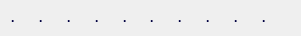
   <widget class="QWidget" name="gridLayoutWidget_3">
    <property name="geometry">
     <rect>
      <x>55</x>
      <y>56</y>
      <width>301</width>
      <height>31</height>
     </rect>
    </property>
    <layout class="QGridLayout" name="gridLayout_3">
     <property name="spacing">
      <number>0</number>
     </property>
     <item row="0" column="7">
      <widget class="QLabel" name="dot_2">
       <property name="styleSheet">
        <string notr="true">QLabel {
	font: 16pt &quot;MS Shell Dlg 2&quot;;
	font-weight: bold;
    color: #000040;
    border: 0px solid #000000;
}
</string>
       </property>
       <property name="text">
        <string>.</string>
       </property>
      </widget>
     </item>
     <item row="0" column="4">
      <widget class="QLabel" name="dot_5">
       <property name="styleSheet">
        <string notr="true">QLabel {
	font: 16pt &quot;MS Shell Dlg 2&quot;;
	font-weight: bold;
    color: #000040;
    border: 0px solid #000000;
}
</string>
       </property>
       <property name="text">
        <string>.</string>
       </property>
      </widget>
     </item>
     <item row="0" column="5">
      <widget class="QLabel" name="dot_4">
       <property name="styleSheet">
        <string notr="true">QLabel {
	font: 16pt &quot;MS Shell Dlg 2&quot;;
	font-weight: bold;
    color: #000040;
    border: 0px solid #000000;
}
</string>
       </property>
       <property name="text">
        <string>.</string>
       </property>
      </widget>
     </item>
     <item row="0" column="3">
      <widget class="QLabel" name="dot_6">
       <property name="styleSheet">
        <string notr="true">QLabel {
	font: 16pt &quot;MS Shell Dlg 2&quot;;
	font-weight: bold;
    color: #000040;
    border: 0px solid #000000;
}
</string>
       </property>
       <property name="text">
        <string>.</string>
       </property>
      </widget>
     </item>
     <item row="0" column="2">
      <widget class="QLabel" name="dot_7">
       <property name="styleSheet">
        <string notr="true">QLabel {
	font: 16pt &quot;MS Shell Dlg 2&quot;;
	font-weight: bold;
    color: #000040;
    border: 0px solid #000000;
}
</string>
       </property>
       <property name="text">
        <string>.</string>
       </property>
      </widget>
     </item>
     <item row="0" column="1">
      <widget class="QLabel" name="dot_8">
       <property name="styleSheet">
        <string notr="true">QLabel {
	font: 16pt &quot;MS Shell Dlg 2&quot;;
	font-weight: bold;
    color: #000040;
    border: 0px solid #000000;
}
</string>
       </property>
       <property name="text">
        <string>.</string>
       </property>
      </widget>
     </item>
     <item row="0" column="9">
      <widget class="QLabel" name="dot_0">
       <property name="styleSheet">
        <string notr="true">QLabel {
	font: 16pt &quot;MS Shell Dlg 2&quot;;
	font-weight: bold;
    color: #000040;
    border: 0px solid #000000;
}
</string>
       </property>
       <property name="text">
        <string>.</string>
       </property>
      </widget>
     </item>
     <item row="0" column="0">
      <widget class="QLabel" name="dot_9">
       <property name="styleSheet">
        <string notr="true">QLabel {
	font: 16pt &quot;MS Shell Dlg 2&quot;;
	font-weight: bold;
    color: #000040;
    border: 0px solid #000000;
}
</string>
       </property>
       <property name="text">
        <string>.</string>
       </property>
      </widget>
     </item>
     <item row="0" column="8">
      <widget class="QLabel" name="dot_1">
       <property name="styleSheet">
        <string notr="true">QLabel {
	font: 16pt &quot;MS Shell Dlg 2&quot;;
	font-weight: bold;
    color: #000040;
    border: 0px solid #000000;
}
</string>
       </property>
       <property name="text">
        <string>.</string>
       </property>
      </widget>
     </item>
     <item row="0" column="6">
      <widget class="QLabel" name="dot_3">
       <property name="styleSheet">
        <string notr="true">QLabel {
	font: 16pt &quot;MS Shell Dlg 2&quot;;
	font-weight: bold;
    color: #000040;
    border: 0px solid #000000;
}
</string>
       </property>
       <property name="text">
        <string>.</string>
       </property>
      </widget>
     </item>
    </layout>
   </widget>
